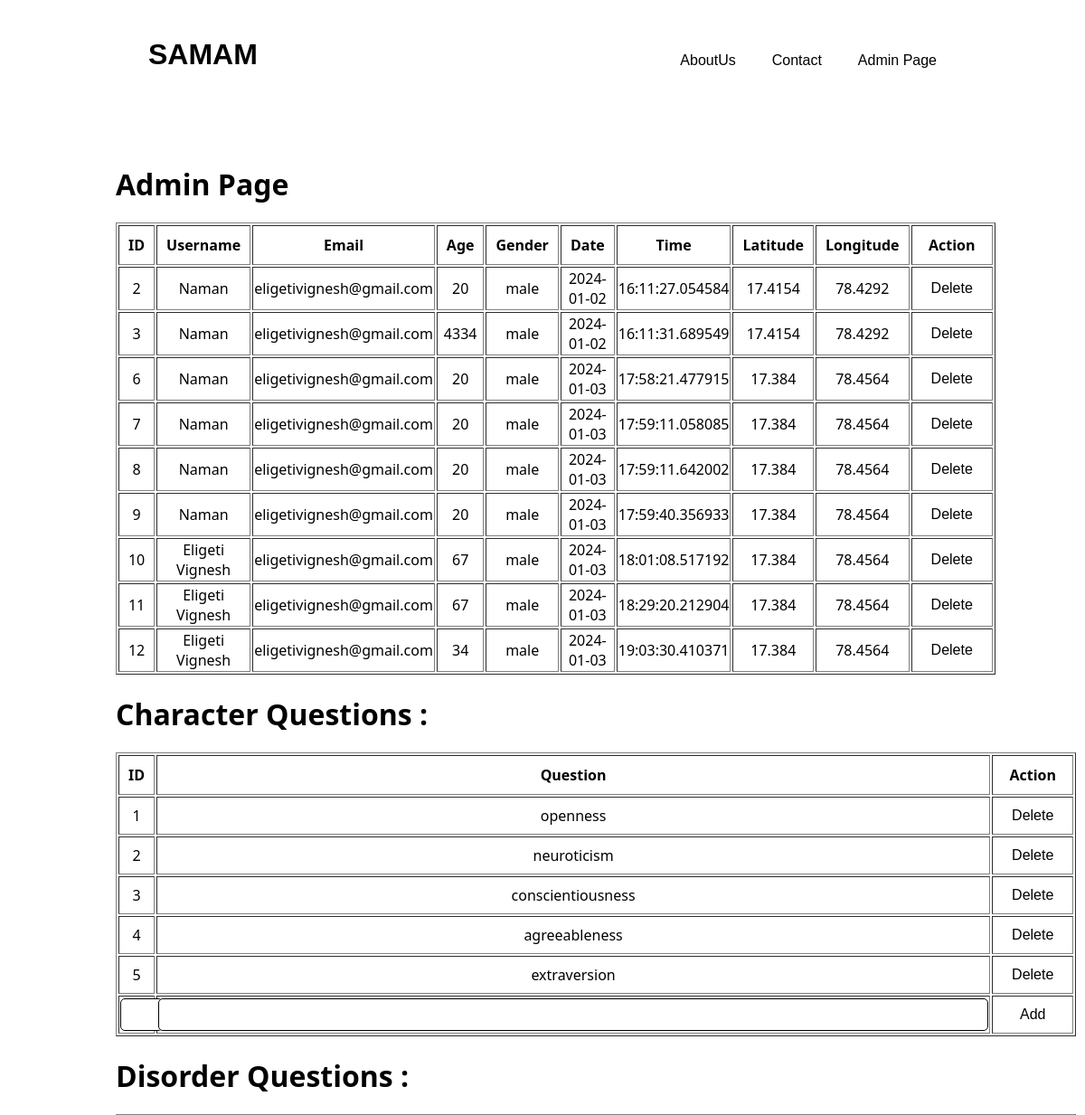
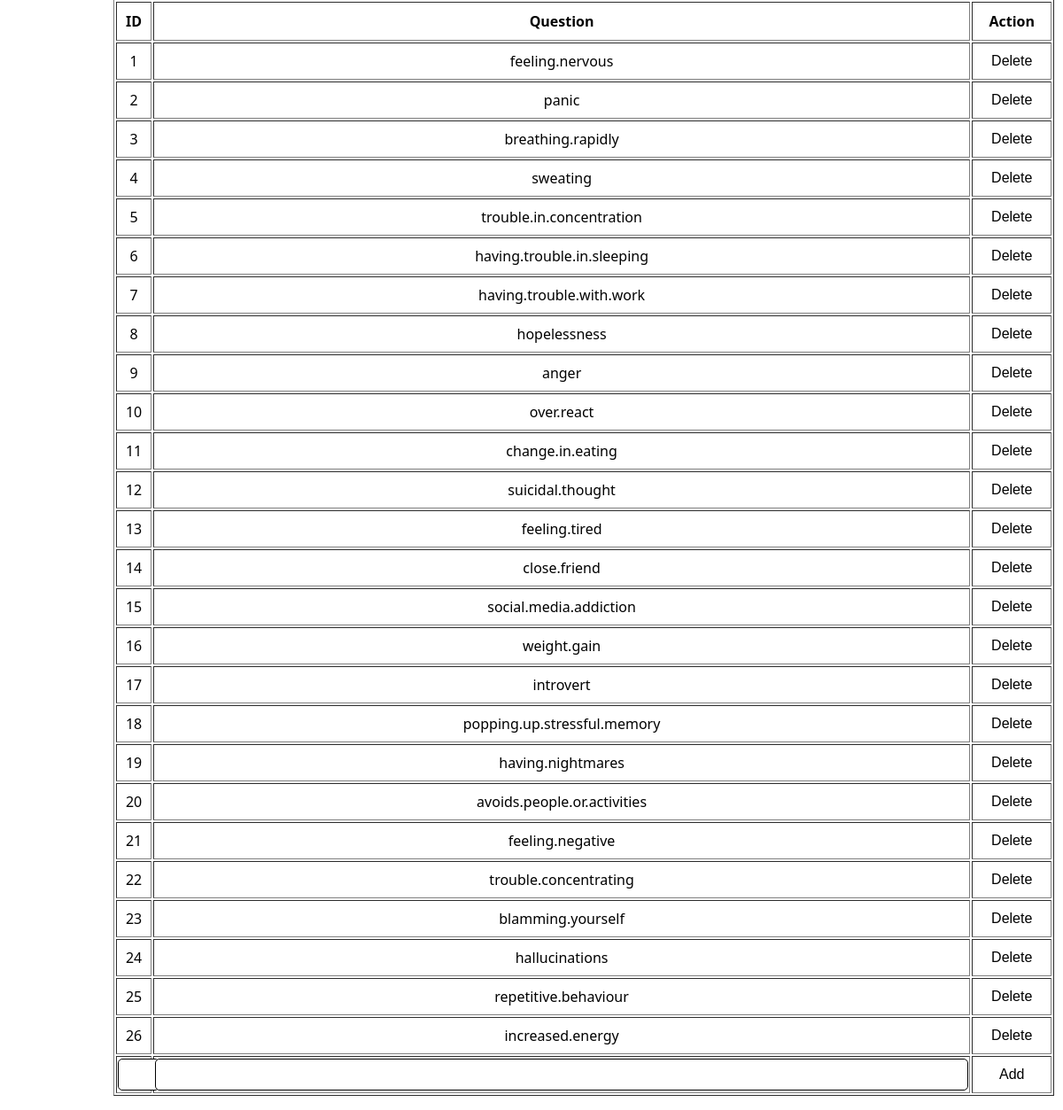
/adminPage, run on the app's committed database (2 pictures, top to bottom).
### app.py (models this page shows, shortened)
class UserDetails(db.Model):
    id = db.Column(db.Integer, primary_key=True ,autoincrement=True)
    username = db.Column(db.String(80), unique=False, nullable=False)
    email = db.Column(db.String(120), unique=False, nullable=False)
    age = db.Column(db.Integer, unique=False, nullable=False)
    gender = db.Column(db.String(80), unique=False, nullable=False)
    date = db.Column(db.Date, nullable=False, default=get_current_date)
    time = db.Column(db.Time, nullable=False, default=get_current_time)
    latitude = db.Column(db.Float, unique=False, nullable=False)
    longitude = db.Column(db.Float, unique=False, nullable=True,default=100)

class CharacterQuestions(db.Model):
    id = db.Column(db.Integer, primary_key=True ,autoincrement=True)
    question = db.Column(db.String(1000), unique=True, nullable=False)

class DisorderQuestions(db.Model):
    id = db.Column(db.Integer, primary_key=True ,autoincrement=True)
    question = db.Column(db.String(1000), unique=True, nullable=False)

### app.py (the view)
@app.route('/adminPage', methods=['GET', 'POST'])
def adminPage():
    CharQuestions = CharacterQuestions.query.all()
    users = UserDetails.query.all()
    DisQuestions = DisorderQuestions.query.all()
    return render_template('./adminPage.html', users=users,CharacterQuestions=CharQuestions,DisorderQuestions=DisQuestions)

### templates/adminPage.html (shortened to what this page needs)
<!DOCTYPE html>
<html>
    <head>
        <link rel="stylesheet" href="../static/questions.css">
    </head>
    <body>
        <div class="container">
            <header>
                <span><a href="/"><button class="name" type="button">SAMAM</button></a></span>
                <div>
                    <nav>
                        <ul>
                            <li><a href="#Skills"><button type="button">AboutUs</button></a></li>
                            <li><a href="#Contact"><button type="button">Contact</button></a></li>
                            <li>
                                <form action="/login_form" method="post">
                                    <button type="submit" value="submit">Admin Page</button>
                                </form>
                            </li>
                        </ul>
                    </nav>
                </div>
            </header>
        </div>
        <h1>Admin Page</h1>
        <table border="1">
            <thead>
                <tr>
                    <th>ID</th>
                    <th>Username</th>
                    <th>Email</th>
                    <th>Age</th>
                    <th>Gender</th>
                    <th>Date</th>
                    <th>Time</th>
                    <th>Latitude</th>
                    <th>Longitude</th>
                    <th>Action</th>
                </tr>
            </thead>
            <tbody>
                {% for user in users %}
                <tr>
                    <td>{{ user.id }}</td>
                    <td>{{ user.username }}</td>
                    <td>{{ user.email }}</td>
                    <td>{{ user.age }}</td>
                    <td>{{ user.gender }}</td>
                    <td>{{ user.date }}</td>
                    <td>{{ user.time }}</td>
                    <td>{{ user.latitude }}</td>
                    <td>{{ user.longitude }}</td>
                    <td>
                        <button type="button" onclick="deleteRow(this, '{{ user.id }}')">Delete</button>
                    </td>
                </tr>
                {% endfor %}
            </tbody>
        </table>
        <h1>Character Questions :</h1>
        <table border="1" id="CharacterQuestionsTable">
            <thead>
                <tr>
                    <th>ID</th>
                    <th>Question</th>
                    <th>Action</th>
                </tr>
            </thead>
            <tbody>
                {% for question in CharacterQuestions %}
                <tr>
                    <td>{{ question.id }}</td>
                    <td>{{ question.question }}</td>
                    <td>
                        <button type="button" onclick="deleteQuestion(this, '{{ question.id }}')">Delete</button>
                    </td>
                </tr>
                {% endfor %}
                <tr id="addQuestionRow">
                    <td><input type="text" id="newQuestionId"></td>
                    <td><input type="text" id="newQuestionText"></td>
                    <td><button type="button" onclick="addNewQuestion()">Add</button></td>
                </tr>
            </tbody>
        </table>
        <h1>Disorder Questions :</h1>
        <table border="1" id="DisorderQuestionsTable">
            <thead>
                <tr>
                    <th>ID</th>
                    <th>Question</th>
                    <th>Action</th>
                </tr>
            </thead>
            <tbody>
                {% for question in DisorderQuestions %}
                <tr>
                    <td>{{ question.id }}</td>
                    <td>{{ question.question }}</td>
                    <td>
                        <button type="button" onclick="deleteDisQuestion(this, '{{ question.id }}')">Delete</button>
                    </td>
                </tr>
                {% endfor %}
                <tr id="addQuestionRow">
                    <td><input type="text" id="newDisQuestionId"></td>
                    <td><input type="text" id="newDisQuestionText"></td>
                    <td><button type="button" onclick="addNewDisQuestion()">Add</button></td>
                </tr>
            </tbody>
        </table>
    </body>
</html>

### static/questions.css (style rules this page uses)
body { font-family: 'Segoe UI', Tahoma, Geneva, Verdana, sans-serif; margin: 1rem 8rem 1rem 8rem; }
.container { margin-bottom: 4rem; }
header { display: grid; grid-gap: 2rem; grid-template-columns: 1fr auto; padding: 1rem; }
header ul { display: inline-flex; justify-content: center ; list-style: none; }
.name { font-size: 2rem; font-weight:bolder; color: black; }
button { background-color: white; color: black; padding: 10px 20px; border: none; border-radius: 5px; cursor: pointer; font-size: 16px; transition: background-color 0.3s; }
input { font-size: 1rem; font-weight: lighter; padding: 0.5rem; border-radius: 5px; border: 1px solid black; }

### templates/adminPage.html (style rules this page uses)
th { padding: 10px; width: 100px; }
tr { height: 30px; text-align: center; }
#addQuestionRow #newQuestionText, #addQuestionRow #newDisQuestionText { width: 900px; }
#addQuestionRow #newQuestionId, #addQuestionRow #newDisQuestionId { width: 80%; }

### data on the page
UserDetails: id "2", username "Naman", email "eligetivignesh@gmail.com", age "20", gender "male", date "2024-01-02", time "16:11:27.054584", latitude "17.4154", longitude "78.4292"
UserDetails: id "3", username "Naman", email "eligetivignesh@gmail.com", age "4334", gender "male", date "2024-01-02", time "16:11:31.689549", latitude "17.4154", longitude "78.4292"
UserDetails: id "6", username "Naman", email "eligetivignesh@gmail.com", age "20", gender "male", date "2024-01-03", time "17:58:21.477915", latitude "17.384", longitude "78.4564"
UserDetails: id "7", username "Naman", email "eligetivignesh@gmail.com", age "20", gender "male", date "2024-01-03", time "17:59:11.058085", latitude "17.384", longitude "78.4564"
UserDetails: id "8", username "Naman", email "eligetivignesh@gmail.com", age "20", gender "male", date "2024-01-03", time "17:59:11.642002", latitude "17.384", longitude "78.4564"
UserDetails: id "9", username "Naman", email "eligetivignesh@gmail.com", age "20", gender "male", date "2024-01-03", time "17:59:40.356933", latitude "17.384", longitude "78.4564"
UserDetails: id "10", username "Eligeti Vignesh", email "eligetivignesh@gmail.com", age "67", gender "male", date "2024-01-03", time "18:01:08.517192", latitude "17.384", longitude "78.4564"
UserDetails: id "11", username "Eligeti Vignesh", email "eligetivignesh@gmail.com", age "67", gender "male", date "2024-01-03", time "18:29:20.212904", latitude "17.384", longitude "78.4564"
UserDetails: id "12", username "Eligeti Vignesh", email "eligetivignesh@gmail.com", age "34", gender "male", date "2024-01-03", time "19:03:30.410371", latitude "17.384", longitude "78.4564"
CharacterQuestions: id "1", question "openness"
CharacterQuestions: id "2", question "neuroticism"
CharacterQuestions: id "3", question "conscientiousness"
CharacterQuestions: id "4", question "agreeableness"
CharacterQuestions: id "5", question "extraversion"
DisorderQuestions: id "1", question "feeling.nervous"
DisorderQuestions: id "2", question "panic"
DisorderQuestions: id "3", question "breathing.rapidly"
DisorderQuestions: id "4", question "sweating"
DisorderQuestions: id "5", question "trouble.in.concentration"
DisorderQuestions: id "6", question "having.trouble.in.sleeping"
DisorderQuestions: id "7", question "having.trouble.with.work"
DisorderQuestions: id "8", question "hopelessness"
DisorderQuestions: id "9", question "anger"
DisorderQuestions: id "10", question "over.react"
DisorderQuestions: id "11", question "change.in.eating"
DisorderQuestions: id "12", question "suicidal.thought"
DisorderQuestions: id "13", question "feeling.tired"
DisorderQuestions: id "14", question "close.friend"
DisorderQuestions: id "15", question "social.media.addiction"
DisorderQuestions: id "16", question "weight.gain"
DisorderQuestions: id "17", question "introvert"
DisorderQuestions: id "18", question "popping.up.stressful.memory"
DisorderQuestions: id "19", question "having.nightmares"
DisorderQuestions: id "20", question "avoids.people.or.activities"
DisorderQuestions: id "21", question "feeling.negative"
DisorderQuestions: id "22", question "trouble.concentrating"
DisorderQuestions: id "23", question "blamming.yourself"
DisorderQuestions: id "24", question "hallucinations"
DisorderQuestions: id "25", question "repetitive.behaviour"
DisorderQuestions: id "26", question "increased.energy"
